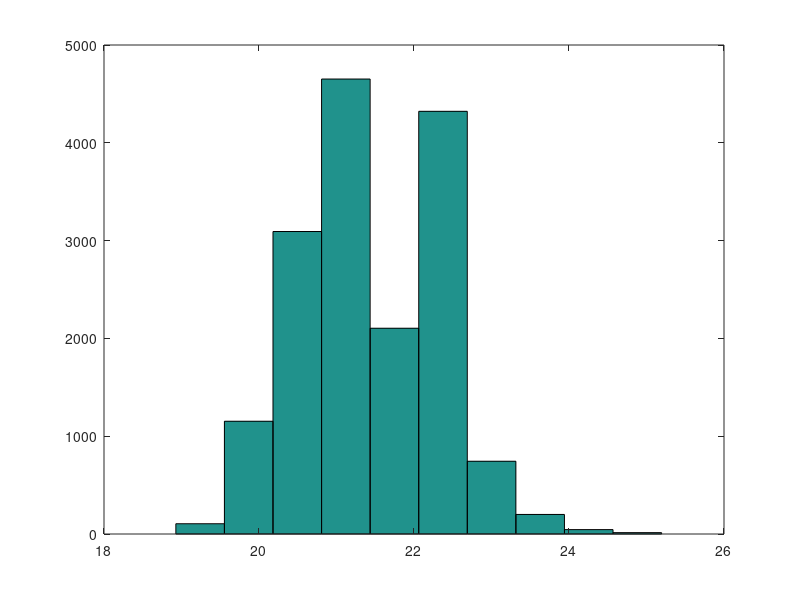
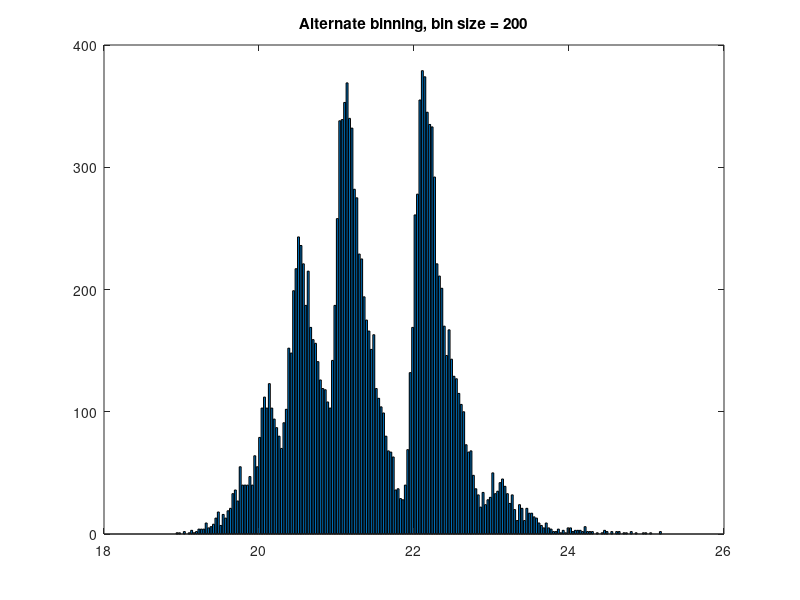

Reproduce these figures in MATLAB, in order. (Note: a time limit stopped this script after it produced the figures.)
%   3165_02_06: Emperical Distribution analysis
%   Copyright 2012 Packt Publishing
%   $Revision: 1 $
%   $Date: 2012-01-30 12:00:00

% data definition
load distriAnalysisData;

% histograms;
hist(B);
print(gcf,'-dpng','./../3165_02_Images/3165_02_08_1.png');

% alternate binning 
[N c] = hist(B,200);bar(c,N);title('Alternate binning, bin size = 200');
print(gcf,'-dpng','./../3165_02_Images/3165_02_08_2.png');

%find envelope of the histogram using a spline fit to the bar heights
[N c] = hist(B,200);
env = interp1(c,N,c,'spline'); 

%plot normalized envelope with actual data on xaxis
plot(c,env./max(env),'b','Linewidth',2); hold;
line([B B]',[-0.05*ones(size(B)) 0*ones(size(B))]','Color',[1 0 0]);axis tight
xlabel('data'); ylabel({'normalized envelope','of histogram with bin size =200'});
print(gcf,'-dpng','./../3165_02_Images/3165_02_08_3.png');

% qqplots with MATLAB
qqplot(B);
print(gcf,'-dpng','./../3165_02_Images/3165_02_08_4.png');
